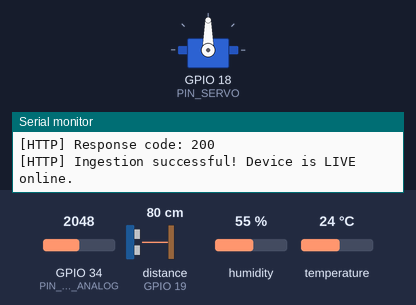
Bench run of a sketch on a simulated ESP32. Parts: servo, the last lines printed to the serial monitor. Wiring (inferred from the names in the program): ultrasonic range finder: trigger GPIO 5; echo GPIO 19. The inputs (shaded band) are chosen by the test bench; at power-on: distance to the obstacle (sensor on GPIO 19) 80 cm, GPIO 34 (PIN_SOIL_ANALOG) = 2048, humidity 55 %, temperature 24 °C (analog values on the 0–4095 scale). The echo pulse lasts 58.3 µs per cm; WiFi joins after 1.5 s; servers stay silent unless stated; uploads are accepted with an empty reply.

Above: at 7.1 s.
7.2 s: distance to the obstacle (sensor on GPIO 19) set to 19 cm
At 10.15 s:
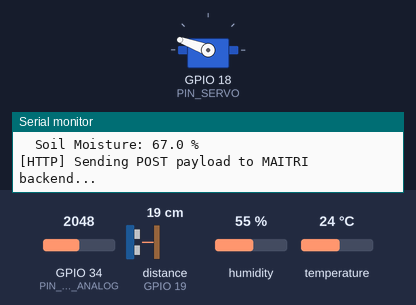
10.7 s: distance to the obstacle (sensor on GPIO 19) set to 23 cm
Timing chart, 0 to 20.2 s (numbered marks = the images above; inputs shaded):
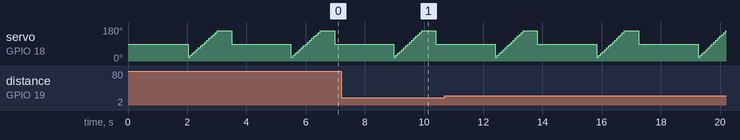

Measured:
- by itself, servo on GPIO 18 (PIN_SERVO): repeats every 3.4 s: 30° 0.07 s, 40° 0.07 s, 50° 0.07 s, 60° 0.07 s, 70° 0.07 s, 80° 0.07 s, 90° 0.07 s, 100° 0.07 s, 110° 0.07 s, 120° 0.07 s, 130° 0.07 s, 140° 0.07 s, 150° 0.07 s, 160° 0.48 s, 90° 2.0 s, 20° 0.07 s

The sketch:

maitri_esp32_node.ino
```cpp
/**
 * ============================================================================
 * MAITRI Smart Agriculture - IoT Edge Node
 * Controller: ESP32 DevKit / NodeMCU-32S
 * ============================================================================
 * Features:
 *  - Ambient Temperature & Humidity via DHT22
 *  - In-situ Soil Moisture via Analog Capacitive/Resistive Probe (GPIO34 / ADC1)
 *  - Ultrasonic Obstacle Scanning via HC-SR04 mounted on SG90 / MG90S Servo
 *  - Sweep from 20° to 160° in 10° steps
 *  - Hardware abstraction sending the SAME JSON schema as ESP8266
 *  - Serialized JSON transmission via HTTP POST to FastAPI backend over LAN Wi-Fi
 *  - Uses Wi-Fi safe ADC1 pins to ensure continuous operation while RF is active
 * ============================================================================
 * Required Arduino Libraries:
 *  1. WiFi (Built-in with ESP32 core)
 *  2. HTTPClient (Built-in with ESP32 core)
 *  3. ESP32Servo by Kevin Harrington (Library Manager)
 *  4. DHT sensor library by Adafruit
 *  5. Adafruit Unified Sensor
 *  6. ArduinoJson (v6 or v7) by Benoit Blanchon
 * ============================================================================
 */

#include <WiFi.h>
#include <HTTPClient.h>
#include <ESP32Servo.h>
#include <DHT.h>
#include <ArduinoJson.h>

// ============================================================================
// 1. HARDWARE PIN CONFIGURATION (Configurable ESP32 GPIOs)
// ============================================================================
#define PIN_DHT22         4    // GPIO4
#define PIN_SOIL_ANALOG   34   // GPIO34 (ADC1_CH6 - Safe while Wi-Fi is active!)
#define PIN_SERVO         18   // GPIO18 (Hardware PWM capable)
#define PIN_HCSR04_TRIG   5    // GPIO5
#define PIN_HCSR04_ECHO   19   // GPIO19

#define DHT_TYPE          DHT22

// ============================================================================
// 2. NETWORK & SERVER CONFIGURATION
// ============================================================================
// Put your Wi-Fi credentials here (PC Mobile Hotspot or Home/Phone Wi-Fi)
const char* WIFI_SSID     = "YOUR_WIFI_SSID";
const char* WIFI_PASSWORD = "YOUR_WIFI_PASSWORD";

// OPTION A (Active Windows Mobile Hotspot - Lab Testing):
// When ESP32 connects to your Windows Mobile Hotspot, the PC's IP is 192.168.137.1
const char* SERVER_URL    = "http://192.168.137.1:8000/api/iot/sensor-data";

// OPTION B (Home / Local Wi-Fi Network):
// const char* SERVER_URL = "http://192.168.1.100:8000/api/iot/sensor-data";

// OPTION C (Production Cloud Deployment — Remote Field Stations):
// Deploy ESP32 with internet access pointing directly to the public cloud backend:
// const char* SERVER_URL = "https://maitri-api.onrender.com/api/iot/sensor-data";

// Device Identification
const char* DEVICE_ID       = "MAITRI_ESP32_01";
const char* CONTROLLER_TYPE = "ESP32";

// ============================================================================
// 3. RADAR & SENSOR SCAN CONFIGURATION
// ============================================================================
const int SCAN_START_ANGLE = 20;   // Sweep start angle (degrees)
const int SCAN_END_ANGLE   = 160;  // Sweep end angle (degrees)
const int SCAN_STEP_DEG    = 10;   // Angle step (degrees)
const int SERVO_SETTLE_MS  = 65;   // Delay for servo stabilization before ping
const int SWEEP_PAUSE_MS   = 2000; // Pause between complete sweep cycles

// Safety Distance Thresholds (in cm)
const float THRESHOLD_CLEAR    = 100.0; // > 100cm = CLEAR
const float THRESHOLD_WARNING  = 50.0;  // 20cm < dist <= 50cm = WARNING (50 < dist <= 100 = OBJECT DETECTED)
const float THRESHOLD_CRITICAL = 20.0;  // <= 20cm = VERY CLOSE

// ESP32 12-bit ADC Calibration (0-4095)
// In air (dry): ~3200-3800, In water (wet): ~1300-1600
const int SOIL_AIR_VALUE   = 3400;
const int SOIL_WATER_VALUE = 1400;

// ============================================================================
// GLOBAL OBJECTS
// ============================================================================
DHT dht(PIN_DHT22, DHT_TYPE);
Servo radarServo;

// Structure for storing scan point telemetry
struct ScanPoint {
  int angle;
  float distance;
  bool object_detected;
  const char* status;
};

const int MAX_POINTS = ((SCAN_END_ANGLE - SCAN_START_ANGLE) / SCAN_STEP_DEG) + 1;
ScanPoint scanBuffer[MAX_POINTS];
int pointCount = 0;

// ============================================================================
// HELPER: Connect / Reconnect Wi-Fi
// ============================================================================
void connectWiFi() {
  if (WiFi.status() == WL_CONNECTED) return;

  Serial.println();
  Serial.print("[WiFi] Connecting to: ");
  Serial.println(WIFI_SSID);

  WiFi.mode(WIFI_STA);
  WiFi.begin(WIFI_SSID, WIFI_PASSWORD);

  int attempts = 0;
  while (WiFi.status() != WL_CONNECTED && attempts < 25) {
    delay(500);
    Serial.print(".");
    attempts++;
  }

  if (WiFi.status() == WL_CONNECTED) {
    Serial.println();
    Serial.println("[WiFi] Connected successfully!");
    Serial.print("[WiFi] ESP32 IP Address: ");
    Serial.println(WiFi.localIP());
  } else {
    Serial.println();
    Serial.println("[WiFi] Connection timeout. Will retry next cycle.");
  }
}

// ============================================================================
// HELPER: Measure Ultrasonic Distance (HC-SR04)
// ============================================================================
float measureDistanceCm() {
  // Clear trigger pin
  digitalWrite(PIN_HCSR04_TRIG, LOW);
  delayMicroseconds(4);

  // Send 10 microsecond HIGH pulse
  digitalWrite(PIN_HCSR04_TRIG, HIGH);
  delayMicroseconds(10);
  digitalWrite(PIN_HCSR04_TRIG, LOW);

  // Measure pulse duration on ECHO pin with 25ms timeout (~4.2 meters max)
  unsigned long duration = pulseIn(PIN_HCSR04_ECHO, HIGH, 25000);

  if (duration == 0) {
    // No echo received / out of range
    return -1.0;
  }

  // Speed of sound: 343 m/s = 0.0343 cm/microsecond.
  // Distance = (Duration * 0.0343) / 2
  float distanceCm = (duration * 0.0343) / 2.0;

  if (distanceCm > 400.0 || distanceCm < 2.0) {
    return -1.0;
  }

  return distanceCm;
}

// ============================================================================
// HELPER: Classify Distance Status
// ============================================================================
const char* classifyStatus(float distance, bool &detected) {
  if (distance <= 0.0) {
    detected = false;
    return "NO READING";
  }
  if (distance > THRESHOLD_CLEAR) {
    detected = false;
    return "CLEAR";
  } else if (distance > THRESHOLD_WARNING) {
    detected = true;
    return "OBJECT DETECTED";
  } else if (distance > THRESHOLD_CRITICAL) {
    detected = true;
    return "WARNING";
  } else {
    detected = true;
    return "VERY CLOSE";
  }
}

// ============================================================================
// HELPER: Read Calibrated Soil Moisture (0% to 100%)
// ============================================================================
float readSoilMoisturePercent() {
  int raw = analogRead(PIN_SOIL_ANALOG);
  // Map raw inverted value (higher raw = drier soil)
  float percent = map(raw, SOIL_AIR_VALUE, SOIL_WATER_VALUE, 0, 100);
  if (percent < 0.0) percent = 0.0;
  if (percent > 100.0) percent = 100.0;
  return percent;
}

// ============================================================================
// HELPER: Send JSON Telemetry to Backend
// ============================================================================
void sendTelemetry(float temp, float hum, float soil) {
  if (WiFi.status() != WL_CONNECTED) {
    Serial.println("[HTTP] Wi-Fi offline. Skipping transmission.");
    return;
  }

  HTTPClient http;
  http.begin(SERVER_URL);
  http.addHeader("Content-Type", "application/json");

  // Dynamic JSON document sizing (supports up to 25 scan points)
  DynamicJsonDocument doc(4096);
  doc["device_id"] = DEVICE_ID;
  doc["controller_type"] = CONTROLLER_TYPE;

  if (!isnan(temp)) doc["temperature"] = serialized(String(temp, 1));
  else doc["temperature"] = nullptr;

  if (!isnan(hum)) doc["humidity"] = serialized(String(hum, 1));
  else doc["humidity"] = nullptr;

  doc["soil_moisture"] = serialized(String(soil, 1));

  JsonArray scanArr = doc.createNestedArray("scan");
  for (int i = 0; i < pointCount; i++) {
    JsonObject pt = scanArr.createNestedObject();
    pt["angle"] = scanBuffer[i].angle;
    if (scanBuffer[i].distance > 0.0) {
      pt["distance"] = serialized(String(scanBuffer[i].distance, 1));
    } else {
      pt["distance"] = nullptr;
    }
    pt["object_detected"] = scanBuffer[i].object_detected;
    pt["status"] = scanBuffer[i].status;
  }

  String jsonString;
  serializeJson(doc, jsonString);

  Serial.println("[HTTP] Sending POST payload to MAITRI backend...");
  int httpCode = http.POST(jsonString);

  if (httpCode > 0) {
    Serial.print("[HTTP] Response code: ");
    Serial.println(httpCode);
    if (httpCode == HTTP_CODE_CREATED || httpCode == HTTP_CODE_OK) {
      String response = http.getString();
      Serial.println("[HTTP] Ingestion successful! Device is LIVE online.");
    } else {
      Serial.print("[HTTP] Server returned error: ");
      Serial.println(httpCode);
      Serial.println(http.getString());
    }
  } else {
    Serial.print("[HTTP] POST failed, error: ");
    Serial.println(http.errorToString(httpCode).c_str());
    Serial.println("[HTTP] TIP: Verify PC Hotspot is ON and SERVER_URL is set to http://192.168.137.1:8000/api/iot/sensor-data");
  }

  http.end();
}

// ============================================================================
// SETUP
// ============================================================================
void setup() {
  Serial.begin(115200);
  delay(500);

  Serial.println();
  Serial.println("==================================================");
  Serial.println("   MAITRI SMART AGRICULTURE - ESP32 NODE          ");
  Serial.println("==================================================");

  // Pin Modes
  pinMode(PIN_HCSR04_TRIG, OUTPUT);
  pinMode(PIN_HCSR04_ECHO, INPUT);
  pinMode(PIN_SOIL_ANALOG, INPUT);

  // Configure ESP32 ADC resolution (12-bit: 0 - 4095)
  analogReadResolution(12);

  // Initialize Sensors & Actuators
  dht.begin();
  ESP32PWM::allocateTimer(0);
  radarServo.setPeriodHertz(50); // Standard 50Hz servo
  radarServo.attach(PIN_SERVO, 500, 2400); // 500us to 2400us pulse
  radarServo.write(90); // Center servo

  Serial.println("[INIT] ESP32 Sensors and Servo initialized.");

  // Connect to Wi-Fi
  connectWiFi();
}

// ============================================================================
// MAIN LOOP
// ============================================================================
void loop() {
  // Ensure Wi-Fi is active
  if (WiFi.status() != WL_CONNECTED) {
    connectWiFi();
  }

  Serial.println("\n--------------------------------------------------");
  Serial.println("[SWEEP] Beginning Ultrasonic Radar Scan (20° -> 160°)...");

  pointCount = 0;

  // 1. Forward Radar Sweep: 20° to 160°
  for (int angle = SCAN_START_ANGLE; angle <= SCAN_END_ANGLE; angle += SCAN_STEP_DEG) {
    radarServo.write(angle);
    delay(SERVO_SETTLE_MS);

    float dist = measureDistanceCm();
    bool detected = false;
    const char* status = classifyStatus(dist, detected);

    scanBuffer[pointCount].angle = angle;
    scanBuffer[pointCount].distance = dist;
    scanBuffer[pointCount].object_detected = detected;
    scanBuffer[pointCount].status = status;

    Serial.print("  [Angle ");
    Serial.print(angle);
    Serial.print("°] Distance: ");
    if (dist > 0) {
      Serial.print(dist, 1);
      Serial.print(" cm");
    } else {
      Serial.print("NO ECHO");
    }
    Serial.print(" | Status: ");
    Serial.println(status);

    pointCount++;
  }

  // 2. Read Environmental Sensors
  float temperature = dht.readTemperature();
  float humidity    = dht.readHumidity();
  float soilMoisture = readSoilMoisturePercent();

  Serial.println("[ENV] Environmental Telemetry:");
  Serial.print("  Temperature  : ");
  if (!isnan(temperature)) {
    Serial.print(temperature, 1);
    Serial.println(" °C");
  } else {
    Serial.println("DHT22 Error (NaN)");
  }

  Serial.print("  Humidity     : ");
  if (!isnan(humidity)) {
    Serial.print(humidity, 1);
    Serial.println(" %");
  } else {
    Serial.println("DHT22 Error (NaN)");
  }

  Serial.print("  Soil Moisture: ");
  Serial.print(soilMoisture, 1);
  Serial.println(" %");

  // 3. Transmit complete payload to MAITRI Backend
  sendTelemetry(temperature, humidity, soilMoisture);

  // 4. Return Servo smoothly to 90° center
  delay(200);
  radarServo.write(90);

  // 5. Pause before next sweep cycle
  delay(SWEEP_PAUSE_MS);
}
```
